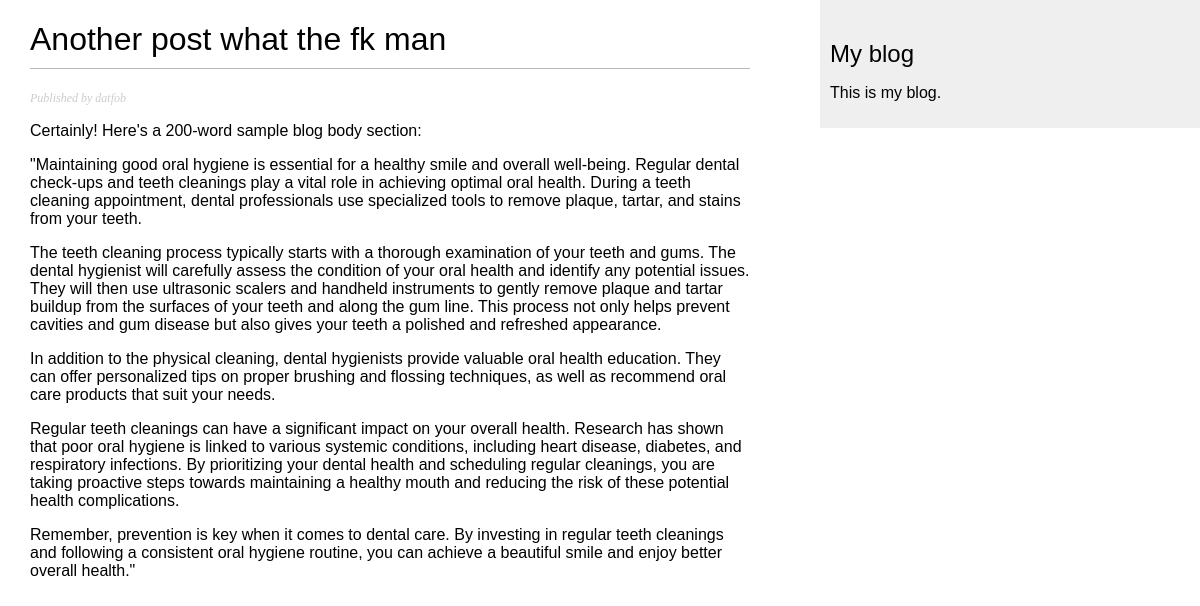
The page /blog/2023/5/23/another-post-what-the-fk-man/ on the database its author committed.
### blog/models.py (models this page shows, shortened)
class Post(models.Model):
    class Status(models.TextChoices): # https://docs.djangoproject.com/en/4.2/ref/models/fields/#choices
        DRAFT = ('DF', 'Draft')
        PUBLISHED = ('PB', 'Published')
    objects = models.Manager()
    published_manager = PublishedManager()
    title = models.CharField(max_length=250)
    slug = models.SlugField(max_length=250,
                            unique_for_date='published')
    author = models.ForeignKey(User,
                               on_delete=models.CASCADE,
                               related_name='blog_posts')
    body = models.TextField()
    published = models.DateTimeField(default=timezone.now)
    created = models.DateTimeField(auto_now_add=True)
    updated = models.DateTimeField(auto_now=True)
    status = models.CharField(max_length=2,
                              choices = Status.choices,
                              default = Status.DRAFT)
    class Meta:
        ordering = ['-published']
        indexes= [
            models.Index(fields= ['-published']),
        ]

### blog/views.py (the view)
def post_detail(request, year, month, day,post):
    try:
        post = get_object_or_404(Post,
                                 slug=post,
                                 published__year=year,
                                 published__month=month,
                                 published__day=day)
    except Post.DoesNotExist:
        raise Http404("No post found")
    return render(request,
                  'blog/post/detail.html',
                  {'post': post})

### blog/templates/blog/post/detail.html (shortened to what this page needs)
{% extends "blog/base.html" %}
{% block content %}
<h1>{{post.title}}</h1>
<p class="date">
    Published {{post.publish}} by {{post.author}}
</p>
{{ post.body|linebreaks}}
{% endblock %}

### blog/static/css/blog.css (style rules this page uses)
body { margin: 0; padding: 0; font-family: helvetica, sans-serif; }
h1 { font-weight: normal; border-bottom: 1px solid #bbb; padding: 0 0 10px 0; }
p.date { color: #ccc; font-family: georgia, serif; font-size: 12px; font-style: italic; }

### rows shown on the page
Post: title "Another post what the fk man", author "datfob", body "Certainly! Here's a 200-word sample blog body section: \"Maintaining good oral hygiene is essential for a healthy smile and overall well-being. Regular dental check-ups and teeth cleanings play a vital role in achieving optimal oral health. During a teeth cleaning appointment, dental professionals use specialized tools to remove plaque, tartar, and stains from your teeth. The teeth cleaning process typically starts with a thorough examination of your teeth and gums. The dental hygienist will carefully assess the condition of your oral health and identify any potential issues. They will then use ultrasonic scalers and handheld instruments to gently remove plaque and tartar buildup from the…"
